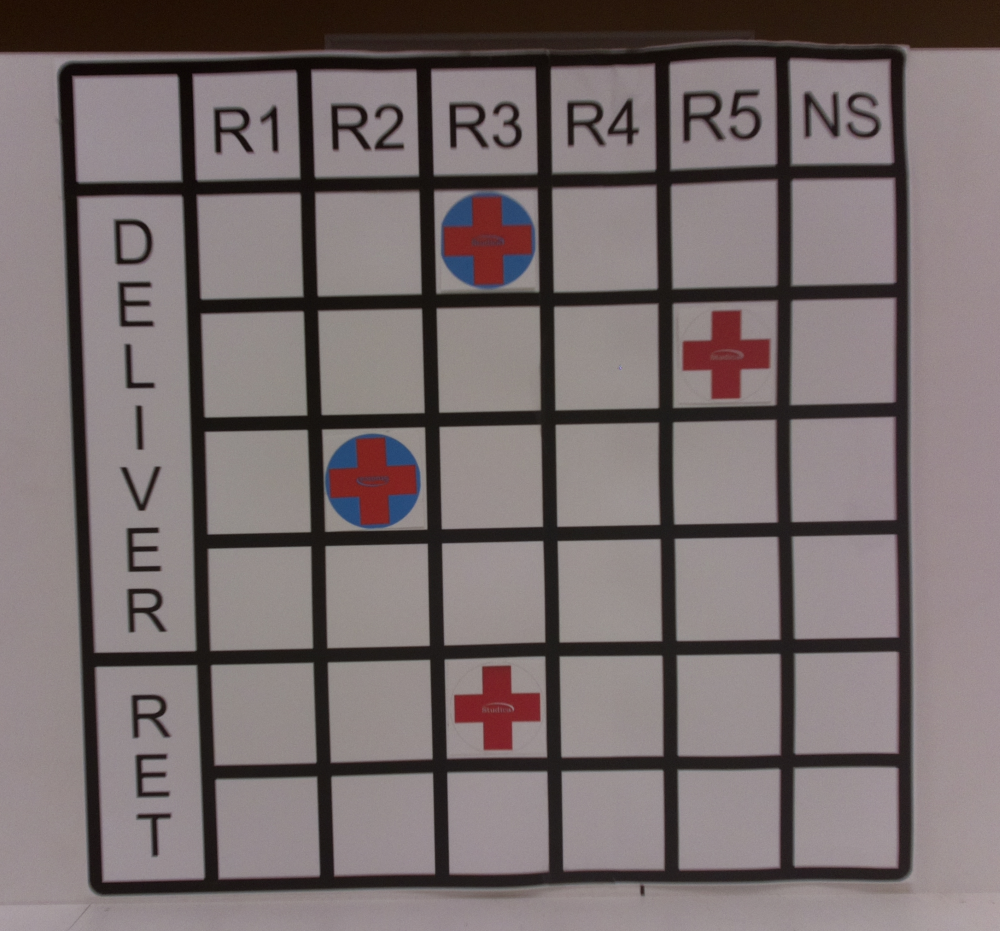
#> input picture 1.png, 1000 x 931 px
$ python Open_CV_Contours.py 1.png
#> lines starting #> are read from the running program, lines starting #| are printed output that depends on the picture; after the words box and inside, x2 and y2 are one past the last pixel; in counts of white or black regions, pixels touching at a corner belong together
import cv2
import sys
import numpy as np
import math

gaussian_blur_size = (5, 5)

# Читаем изображение из файла
img_rgb = cv2.imread(sys.argv[1])
#> img_rgb is the input picture: shape (931, 1000, 3); mean B, G, R 109.5, 109, 119.7
# Добавляем размытие
img_rgb = cv2.GaussianBlur(img_rgb, gaussian_blur_size, 0)
# Преобразовать изображение в оттенки серого
img_gray = cv2.cvtColor(img_rgb, cv2.COLOR_BGR2GRAY)
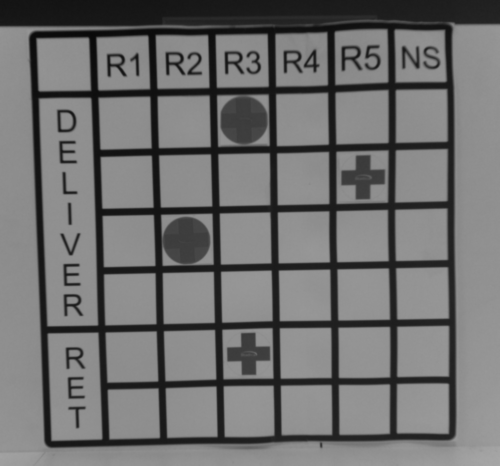
#> img_gray: shape (931, 1000) (shown at 1/2 size); min 9, max 167, mean 112.3
# Преобразуем в чёрнобелое изображение
T, img_gray = cv2.threshold(img_gray, 50, 255, cv2.THRESH_BINARY)
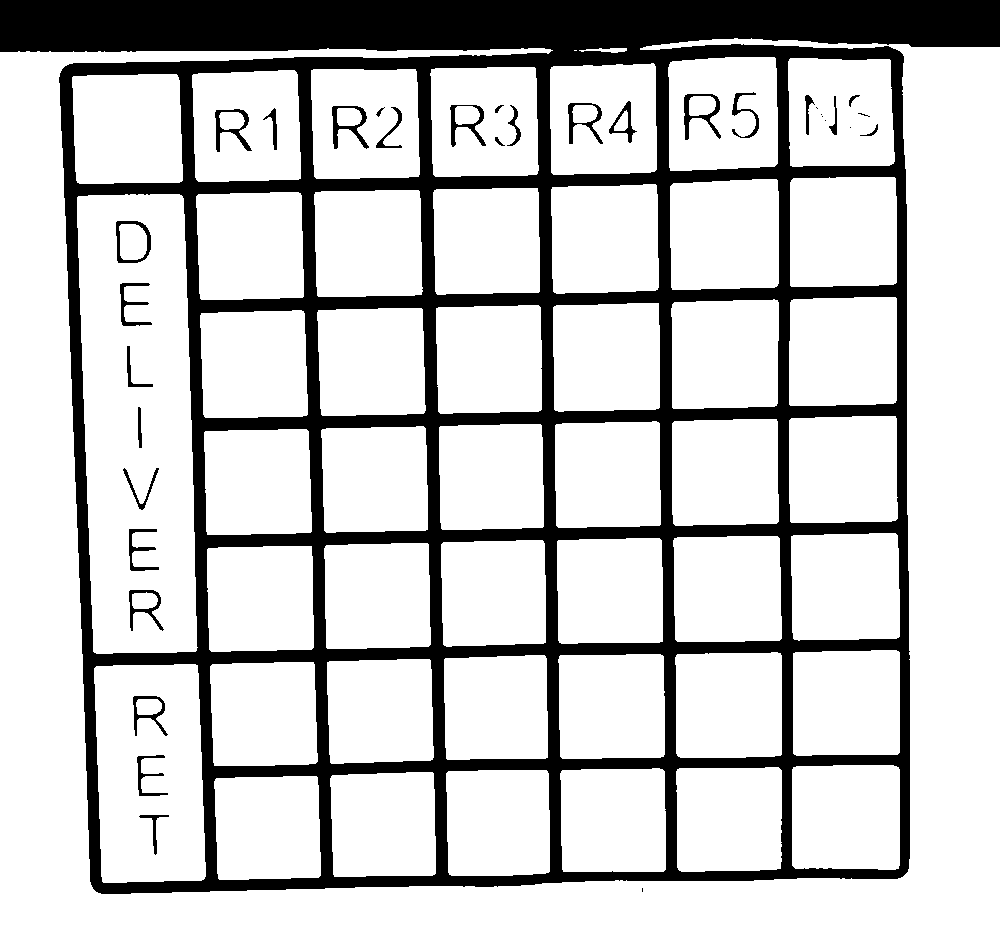
#> img_gray: shape (931, 1000); 78.9% white; 35 black regions (7 under 20 px)
# Находим контуры
contours = cv2.findContours(img_gray, cv2.RETR_TREE, cv2.CHAIN_APPROX_SIMPLE)[0]
#> contours = 95 contours, 11 with area under 20; largest, box (x1, y1, x2, y2) and area: (0, 38, 1000, 931) 187976, (77, 194, 198, 654) 48291, (94, 664, 206, 883) 22330, (668, 57, 778, 171) 11808, (670, 179, 779, 290) 11493
for cont in contours:
        #сглаживание и определение количества углов
        sm = cv2.arcLength(cont, True)
        # Если периметр контура удоблетворяет условиям обрабатываем
        if sm > 250 and sm < 1000:
            apd = cv2.approxPolyDP(cont, 0.1*sm, True)
            # Если у контура 4 угла отображаем его
            if len(apd) == 4:
                cv2.drawContours(img_rgb, [apd], -1, (0,255,0), 4)
#> this loop made 95 passes
#> (sm, apd) on passes 1 to 7: (408, [[316, 776], [215, 779], [219, 879], [320, 875]]), (409.2, [[432, 772], [331, 776], [334, 876], [435, 873]]), (407.8, [[446, 773], [449, 874], [549, 871], [546, 770]]), (410, [[662, 769], [561, 771], [563, 871], [665, 869]]), (415.6, [[778, 767], [677, 769], [679, 870], [780, 868]]), (418.3, [[793, 767], [795, 868], [898, 868], [898, 767]]), (642.2, [[195, 664], [94, 668], [103, 882], [205, 876]])
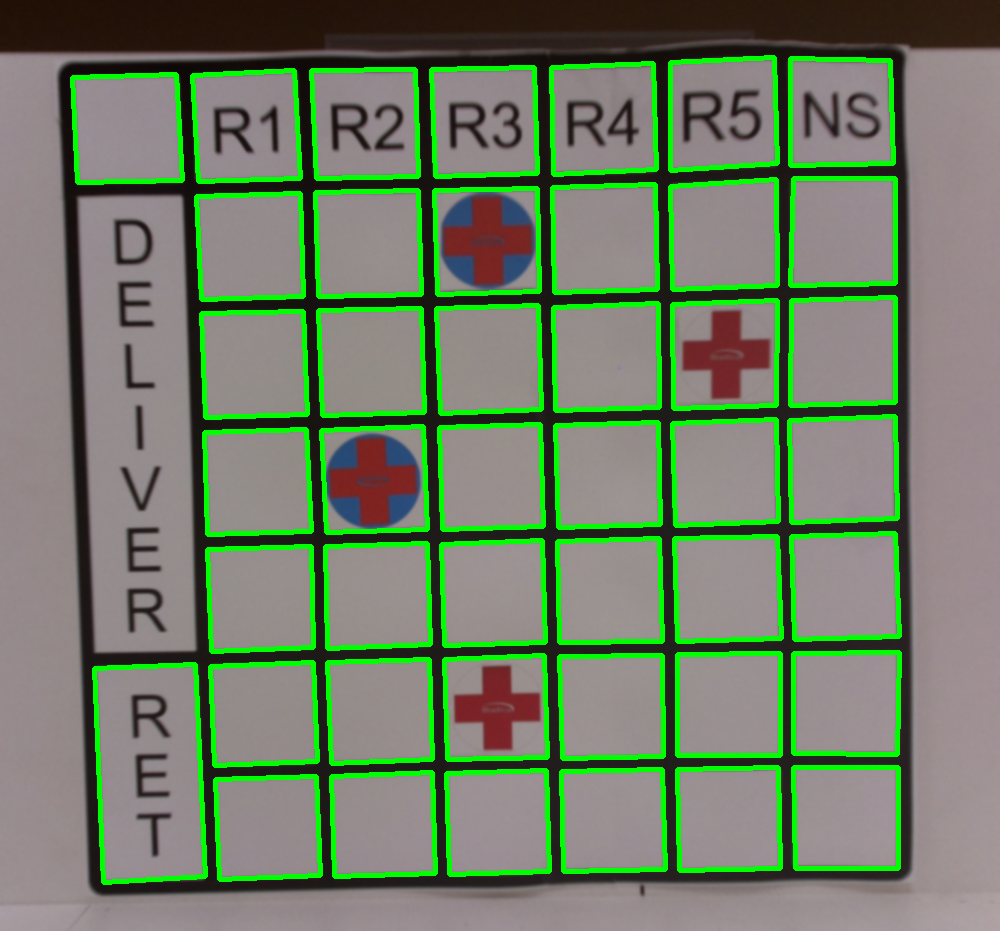
#> img_rgb: shape (931, 1000, 3); mean B, G, R 101.3, 125.8, 110.7
cv2.imwrite('result.jpg', img_rgb)
while True:
    cv2.imshow('Result',img_rgb)
    if cv2.waitKey(1) == 27:
#> (key Esc is pressed here)
        break

$ run again, on 3.png
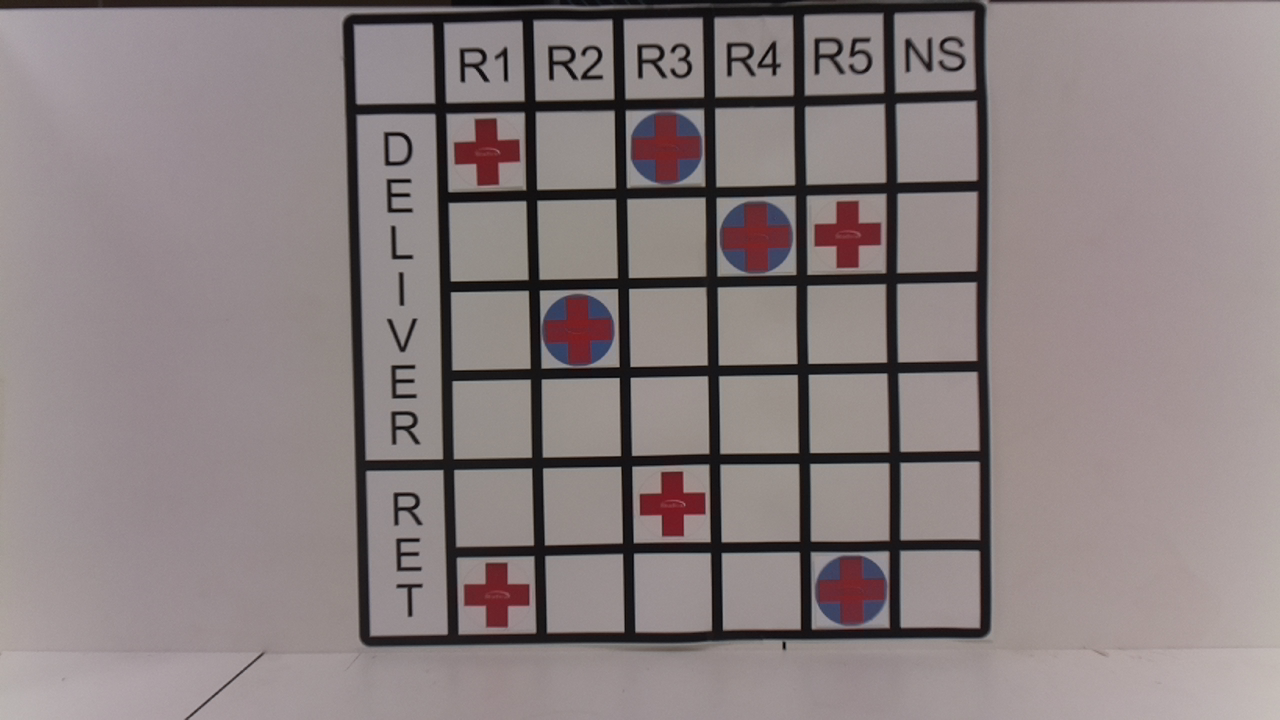
#> input picture 3.png, 1280 x 720 px
#> img_rgb is the input picture: shape (720, 1280, 3); mean B, G, R 127.9, 127.2, 137.9
#> `T, img_gray = cv2.threshold(img_gray, 50, 255, cv2.THRESH_BINARY)`:
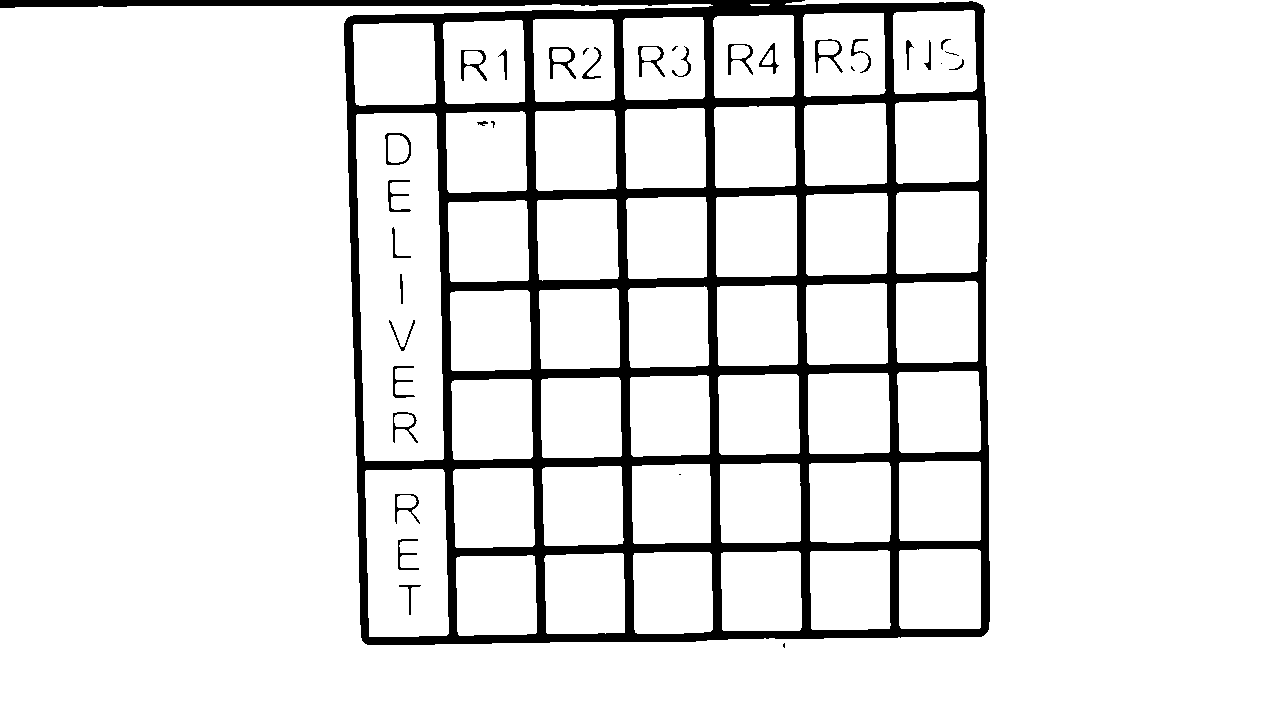
#> img_gray: shape (720, 1280); 90.2% white; 34 black regions (8 under 20 px)
#> contours = 97 contours, 12 with area under 20; largest, box (x1, y1, x2, y2) and area: (0, 0, 1280, 720) 512371, (356, 113, 444, 461) 27631, (365, 469, 449, 637) 13096, (895, 100, 979, 184) 6614, (896, 191, 979, 274) 6586
#> the loop `for cont in contours:` made 97 passes
#> (sm, apd) on passes 1 to 7: (313, [[534, 556], [456, 558], [459, 635], [536, 632]]), (315, [[622, 553], [545, 556], [547, 633], [624, 632]]), (313, [[634, 553], [635, 632], [710, 631], [711, 554]]), (312.7, [[798, 551], [721, 553], [723, 630], [800, 629]]), (313.3, [[889, 551], [811, 551], [811, 628], [889, 628]]), (316.7, [[899, 551], [901, 628], [980, 627], [979, 550]]), (491.2, [[442, 469], [365, 471], [369, 636], [448, 633]])
#> after the loop `for cont in contours:`:
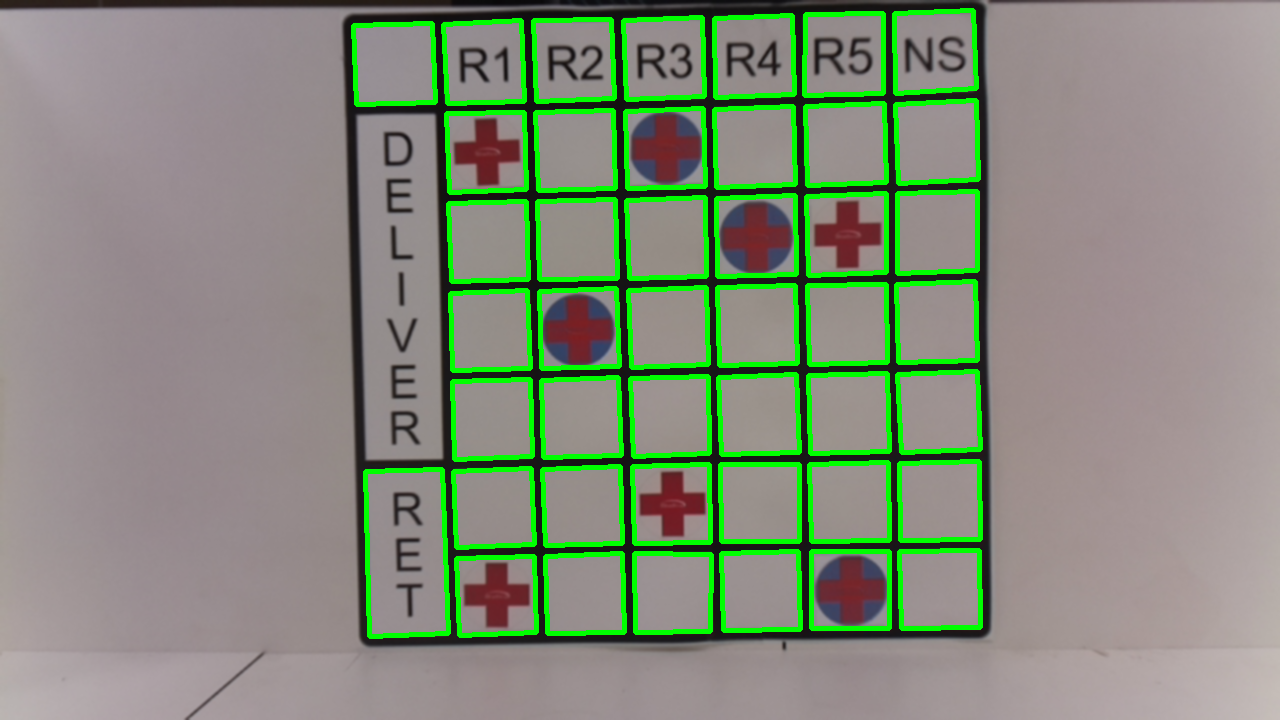
#> img_rgb: shape (720, 1280, 3); mean B, G, R 121.6, 140, 131.1

$ run again, on 4.png
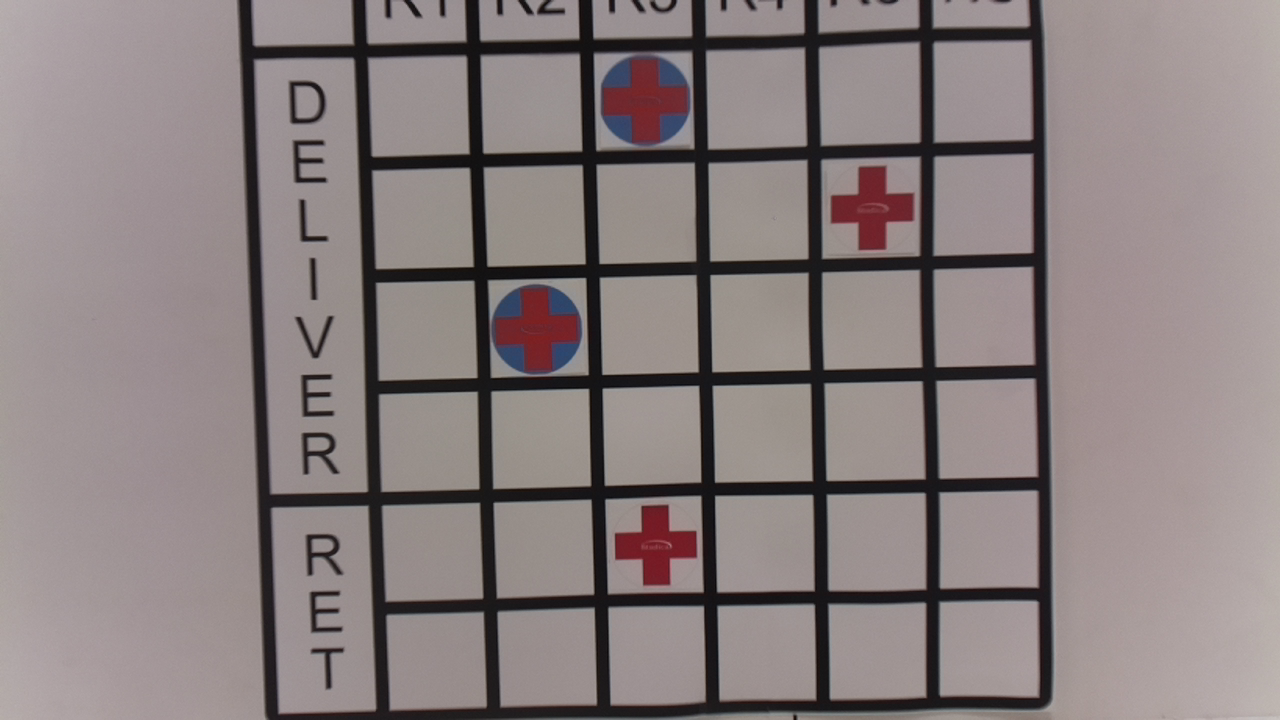
#> input picture 4.png, 1280 x 720 px
#> img_rgb is the input picture: shape (720, 1280, 3); mean B, G, R 126.8, 126.7, 137.3
#> `T, img_gray = cv2.threshold(img_gray, 50, 255, cv2.THRESH_BINARY)`:
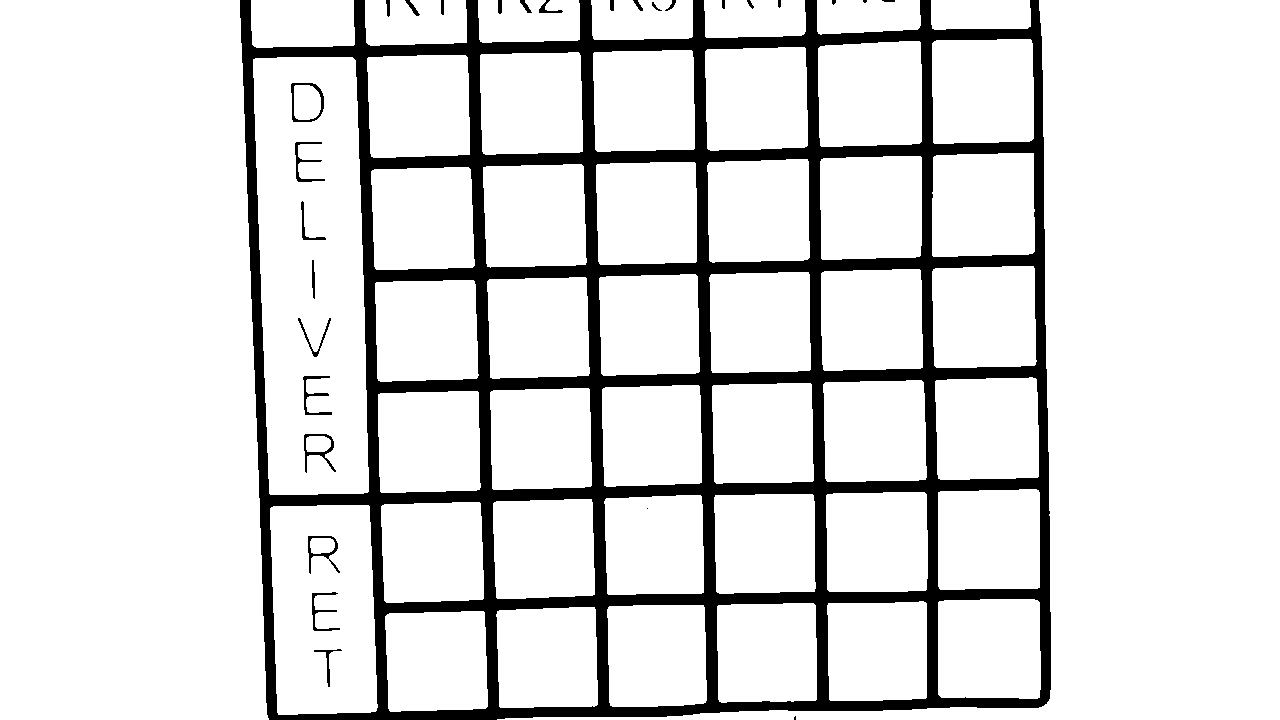
#> img_gray: shape (720, 1280); 87.5% white; 29 black regions (4 under 20 px)
#> contours = 63 contours, 1 with area under 20; largest, box (x1, y1, x2, y2) and area: (0, 0, 269, 720) 181846, (497, 0, 1280, 720) 170814, (253, 57, 369, 495) 44246, (270, 505, 378, 715) 20630, (818, 41, 922, 147) 10384
#> the loop `for cont in contours:` made 63 passes
#> (sm, apd) on passes 1 to 7: (392.9, [[483, 611], [385, 616], [390, 711], [487, 706]]), (394, [[594, 607], [497, 611], [500, 707], [597, 704]]), (391.2, [[608, 607], [610, 705], [705, 702], [703, 605]]), (390.6, [[813, 603], [717, 606], [719, 701], [816, 699]]), (389.6, [[925, 602], [828, 603], [830, 700], [926, 697]]), (395.2, [[938, 602], [941, 697], [1039, 697], [1037, 600]]), (617.4, [[271, 507], [278, 714], [375, 711], [369, 506]])
#> after the loop `for cont in contours:`:
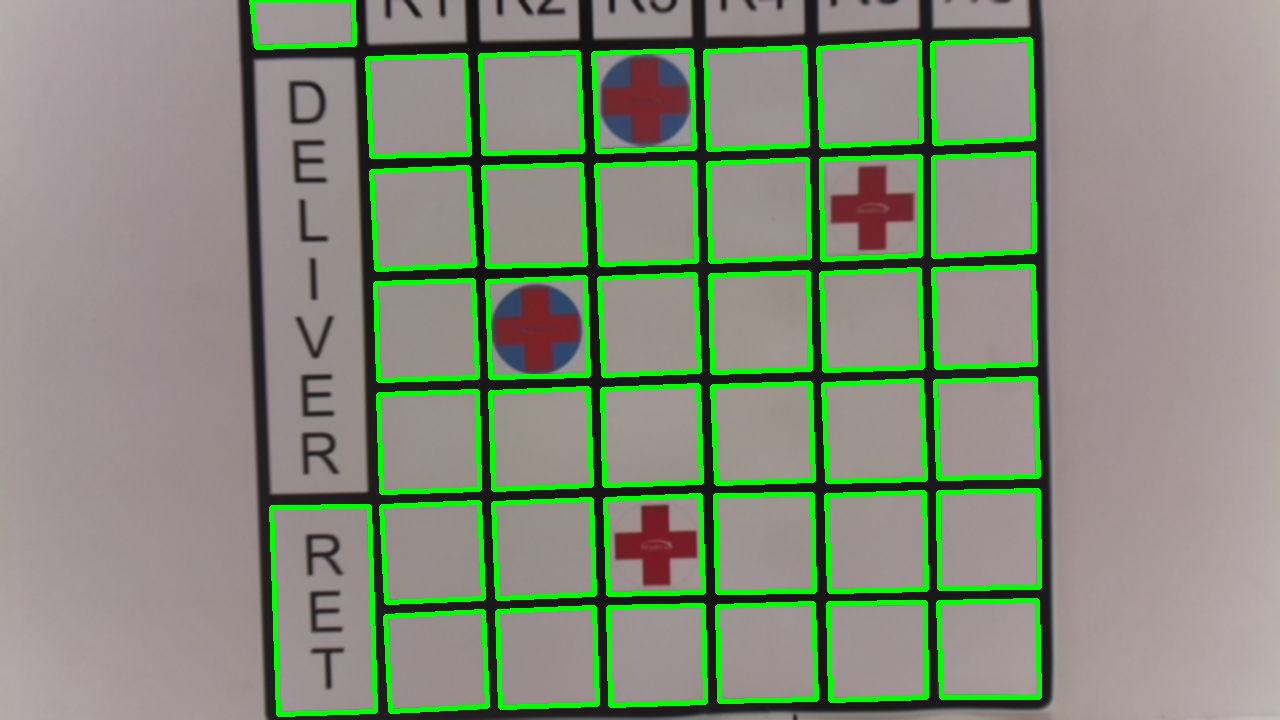
#> img_rgb: shape (720, 1280, 3); mean B, G, R 119.9, 140.3, 129.9
